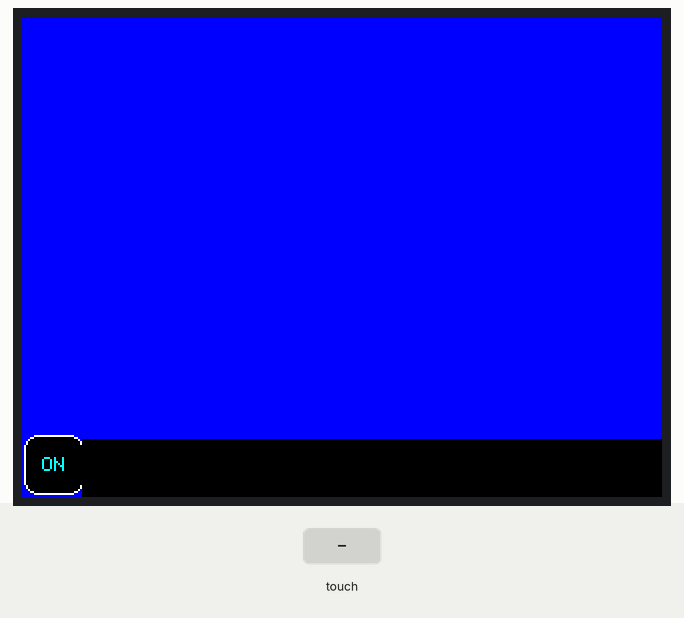
Bench run of a sketch on a simulated Arduino Uno, built with avr-gcc and run on an emulated ATmega328P. On the bench: 320×240 colour display. The test bench sets the inputs (shaded band). What the sketch prints to the serial monitor is not drawn.

Above: at 0.25 s.
1.5 s: touch panel pressed at 13 % / 10 % of its raw x / y range
Timing chart, 0 to 4.5 s (numbered marks = the images above; inputs shaded):
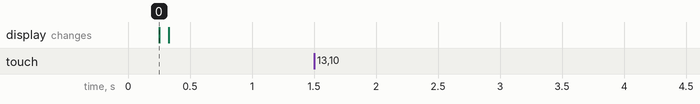

Measured:
- after the input at 1.5 s, every drawn part: stays the same

The sketch:

low_2024-04-27.ino
```cpp
// MCUFRIEND UNO shields have microSD on pins 10, 11, 12, 13
// The official <SD.h> library only works on the hardware SPI pins
// e.g. 11, 12, 13 on a Uno  (or STM32 Nucleo)
//
// copy all your BMP files to the root directory on the microSD with your PC
// (or another directory)
#include <TouchScreen.h>
#define MINPRESSURE 200
#define MAXPRESSURE 1000
#define BLACK   0x0000
#define BLUE    0x001F
#define RED     0xF800
#define GREEN   0x07E0
#define CYAN    0x07FF
#define MAGENTA 0xF81F
#define YELLOW  0xFFE0
#define WHITE   0xFFFF

#include <SPI.h>            // f.k. for Arduino-1.5.2
#include <Adafruit_GFX.h>   // Hardware-specific library
#include <MCUFRIEND_kbv.h>
MCUFRIEND_kbv tft;

#if defined(ESP32)
#define SD_CS     5
#else
#define SD_CS     10
#endif

// PARA LA PARTE TACTIL
// ALL Touch panels and wiring is DIFFERENT
// copy-paste results from TouchScreen_Calibr_native.ino
const int XP=8,XM=A2,YP=A3,YM=9; //240x400 ID=0x7793
//const int TS_LEFT=891,TS_RT=132,TS_TOP=57,TS_BOT=930;
const int TS_LEFT=880,TS_RT=132,TS_TOP=57,TS_BOT=930;
TouchScreen ts = TouchScreen(XP, YP, XM, YM, 300);
Adafruit_GFX_Button on_btn;
int pixel_x, pixel_y;     //Touch_getXY() updates global vars

bool Touch_getXY(void)
{
  TSPoint p = ts.getPoint();
  pinMode(YP, OUTPUT);      //restore shared pins
  pinMode(XM, OUTPUT);      //because TFT control pins
  bool pressed = (p.z > MINPRESSURE && p.z < MAXPRESSURE);
  if (pressed) {
    // pixel_x = map(p.x, TS_LEFT, TS_RT, 0, tft.width()); //.kbv makes sense to me
    // pixel_y = map(p.y, TS_TOP, TS_BOT, 0, tft.height());
    pixel_y = map(p.x, TS_LEFT, TS_RT, tft.height(), 0);
    pixel_x = map(p.y, TS_TOP, TS_BOT, 0, tft.width());
    // Serial.print(pixel_x);
    // Serial.print(" - ");
    // Serial.println(pixel_y);
  }
  return pressed;
}

//aaron
bool startMenu;


void setup()
{
  uint16_t ID;
  Serial.begin(9600);
  ID = tft.readID();
  Serial.println(ID, HEX);
  if (ID == 0x0D3D3) ID = 0x9481;
  tft.begin(ID);
  tft.fillScreen(BLUE);
  tft.setTextColor(0xFFFF, 0x0000);
  tft.setRotation(1);

  on_btn.initButton(&tft, 16, 224, 30, 30, WHITE, CYAN, BLACK, "ON", 1);
  on_btn.drawButton(true);
  tft.fillRect(30, 211, 370, 29, BLACK);
  startMenu=0;
}
void loop(){
  bool down = Touch_getXY();
  on_btn.press(down && on_btn.contains(pixel_x, pixel_y));
  if (on_btn.justPressed()) {
    startMenu=!startMenu;
    Serial.println(startMenu);
      if(startMenu==false){
        // on_btn.drawButton(true);
        tft.fillRect(0, 0, 80, 210, BLUE);
      }else{
        tft.fillRect(0, 0, 80, 210, BLACK);
      }
  }
  // String incomingByte=Serial.readString();
    // tft.setCursor(0, 0);
    // tft.println(incomingByte);
    // if(incomingByte=="hola"){
    //   Serial.println("responder saludo");
    // }else{
    //   Serial.println(incomingByte);
    // }
    initMouse();
    while (true) {
      mouse();
    }
}

Adafruit_GFX_Button left_click;
// Adafruit_GFX_Button right_click;
void initMouse(){
  delay(10);
  tft.fillRect(0, 0, 360, 240, RED);
  tft.fillRect(360, 0, 40, 90, GREEN);
  tft.fillRect(360, 90, 40, 60, YELLOW);
  tft.fillRect(360, 150, 40, 90, BLUE);

  left_click.initButton(&tft, 380, 45, 40, 90, WHITE, CYAN, BLACK, "[L]", 1);
  left_click.drawButton(true);

  // right_click.initButton(&tft, 380, 194, 40, 90, WHITE, CYAN, BLACK, "[R]", 1);
  // right_click.drawButton(true);
}
int last_mouse_x=0;
int last_mouse_y=0;
float deltaTime=0;
float speed=0.05;
int mouse_action=0;
// 0 none
// 1 left click
// 2 right click
// 3 middle click
// 4 scroll up
// 5 scroll down

// boolean state = false;
boolean lastState=false;
long lastDebounce=0;
int debounceDelay=100;
bool isPressed=false;
bool lClickState=false;
bool rClickState=false;
void mouse(){
  double currentTime = millis();
  deltaTime=(currentTime - deltaTime);
  bool down = Touch_getXY();

  if(down != lastState){
    lastDebounce=currentTime;
  }
  left_click.press(down && left_click.contains(pixel_x, pixel_y));
  if (left_click.justPressed()){
    lClickState=true;
  }
  if (left_click.justReleased()){
    lClickState=false;
  }
  // right_click.press(down && left_click.contains(pixel_x, pixel_y));
  // if (right_click.justPressed()){
  //   rClickState=true;
  //   Serial.println("R_down");
  // }
  // if (right_click.justReleased()){
  //   rClickState=false;
  //   Serial.println("R_up");
  // }
  if(currentTime - lastDebounce > debounceDelay){
    if(isPressed!=down){
      isPressed=down;
      if(isPressed){
        Serial.println("-x-");
        if(lClickState==true){
          Serial.println((String) "{method:'mousepad',data:{click:'L_pressed'}}");
        }
        // if(rClickState==true){
        //   Serial.println((String) "{method:'mousepad',data:{click:'R_pressed'}}");
        // }
      }else{
        Serial.println("- -");
        if(lClickState==false){
          Serial.println((String) "{method:'mousepad',data:{click:'L_released'}}");
          // Serial.println((String) "{method:'mousepad',data:{click:'R_released'}}");
          lClickState=NULL;
        }
      }
    }
  }else{}// no presionado
  lastState = down;

  if(pixel_x<360 && (last_mouse_x!=pixel_x || last_mouse_y!=pixel_y)){
    // Serial.println((String) "{method:'mousepad',data:{x:"+(last_mouse_x - pixel_x)*-(deltaTime*speed)+",y:"+(last_mouse_y - pixel_y)*-(deltaTime*speed)+"}}");
  }
  last_mouse_x=pixel_x;
  last_mouse_y=pixel_y;
  deltaTime=currentTime;
}
```
